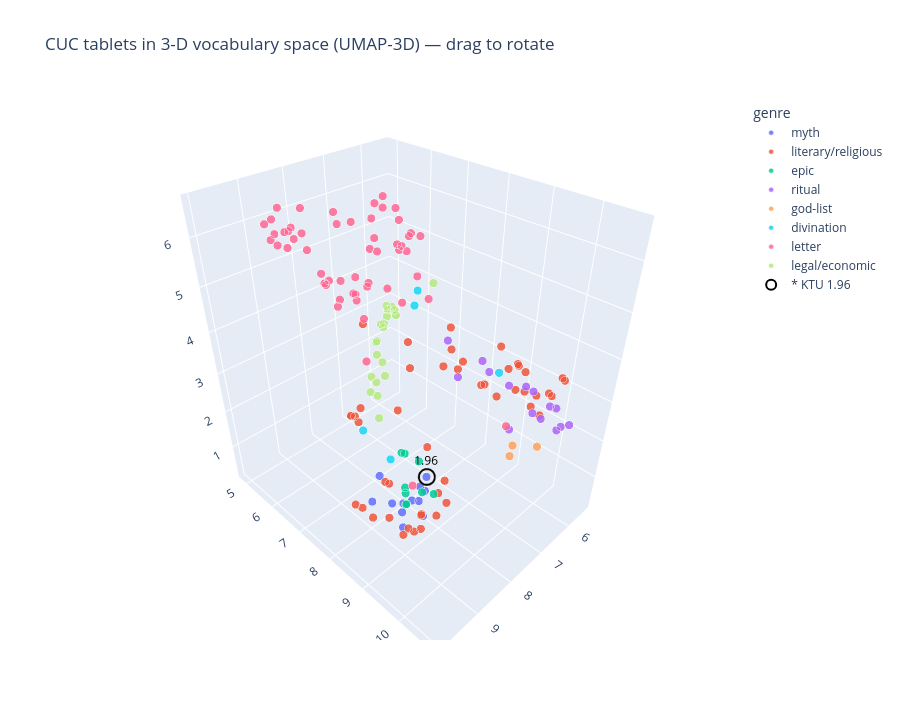

Source (notebook cell):
### Markdown cell above
### Make it 3-D

Two dimensions force the map to flatten things that may really sit apart. **Add a third axis** and rotate it with the mouse — genres that overlap in 2-D sometimes peel apart in 3-D (and sometimes the extra axis just spreads the same blob). This reuses your `NEIGHBORS` from the cell above, so tweak those and re-run.

**Spin it and ask:**
- Do **letters** stay one tight ball while **myth / ritual / divination** stretch along their own directions?
- Does the 3rd axis *reveal* a real split, or merely *inflate* the 2-D picture? Compare with the map in §3.
- Trust structure that survives **2-D, 3-D, and several `NEIGHBORS` values** — if a cluster only shows up once, be suspicious.

### Code cell
# === ✍️ Your turn — the 3-D map (drag to rotate) ===
# ✍️ Spotlight one tablet — change this and re-run THIS cell.
# Refer to a tablet by KTU number, excavation (RS) number, or part of its title:
#   "KTU 1.96"   "RS 3.341"   "1.4"   "Baal"   "letter"
HIGHLIGHT = "KTU 1.96"   # contested genre: filed as "myth", but maybe an evil-eye charm — see the note below
import plotly.express as px
warnings.filterwarnings("ignore", message="FNV hashing is not implemented in Numba.*")
warnings.filterwarnings("ignore", message="n_jobs value 1 overridden.*")

sample3 = [t for t in texts if len(t["tokens"]) >= 30]
labels3, docs3 = corpus_as_documents(sample3)
X3 = TfidfVectorizer(token_pattern=r"[^\s]+").fit_transform(docs3)

try:
    import umap
    xyz = umap.UMAP(n_components=3, n_neighbors=NEIGHBORS, min_dist=0.25,
                    metric="cosine", random_state=42).fit_transform(X3.toarray())
    METHOD3 = "UMAP-3D"
except Exception as e:
    from sklearn.decomposition import PCA
    xyz = PCA(n_components=3, random_state=42).fit_transform(X3.toarray()); METHOD3 = "PCA-3D"

df3 = cuc_frame(sample3, x=xyz[:, 0], y=xyz[:, 1], z=xyz[:, 2])
fig = px.scatter_3d(df3, x="x", y="y", z="z", color="genre",
                    title=f"CUC tablets in 3-D vocabulary space ({METHOD3}) — drag to rotate",
                    **hover_config(z=True))
fig.update_traces(marker=dict(size=5, opacity=0.85, line=dict(width=0.5, color="white")))
fig.update_layout(height=720, legend_title_text="genre",
                  scene=dict(xaxis_title="", yaxis_title="", zaxis_title=""))
spotlight(fig, df3, HIGHLIGHT, coords=("x", "y", "z"))
fig.show()

### Figure 1 — Plotly figure (JSON) as saved in the notebook; plotly's stock layout.template omitted (floating-point values rounded to 4 significant figures; data arrays with more than 128 entries replaced by an {"elided": "..."} marker saying what was removed)
{"data": [{"customdata": [["Baal Myth First Tablet", "myth", "myth", 468, "KTU 1.1 II 1: [ḥšk . ʿṣk . ʿbṣk . ʿ]my . pʿnk<br>KTU 1.1 II 2: [tlsmn . ʿmy . twt]ḥ . išdk<br>KTU 1.1 II 3: [tk . ḫršn]r . [t]ḥmk . w št"], ["Baal Myth Second Tablet", "myth", "myth", 872, "KTU 1.2 I 1: x<br>KTU 1.2 I 2: k ṯb . x<br>KTU 1.2 I 3: at . ypʿt . b a"], ["Baal Myth Third Tablet", "myth", "myth", 1175, "KTU 1.3 I 1: al . tġl[ . ]bd[xxxxx]<br>KTU 1.3 I 2: p rdmn . ʿbd . ali[yn]<br>KTU 1.3 I 3: bʿl . sid . zbl . bʿl"], ["Baal Myth Fourth Tablet", "myth", "myth", 1622, "KTU 1.4 I 1: <br>KTU 1.4 I 2: y<br>KTU 1.4 I 3: "], ["Baal Myth Fifth Tablet", "myth", "myth", 665, "KTU 1.5 I 1: k tmḫṣ . ltn . bṯn . brḥ<br>KTU 1.5 I 2: tkly . bṯn . ʿqltn . š<br>KTU 1.5 I 3: šlyṭ . d . šbʿt . rašm"], ["Baal Myth Sixth Tablet", "myth", "myth", 1008, "KTU 1.6 I 1: l bʿl<br>KTU 1.6 I 2: ġr . b abn . td . psltm[ . b] [yʿr]<br>KTU 1.6 I 3: thdy . lḥm . w dqn . t[ṯ]l[ṯ]"], ["Shachar and Shalim and the Gracious Gods", "myth", "myth", 532, "KTU 1.23 I 1: iqra . ilm . nʿ[mm]<br>KTU 1.23 I 2: w ysmm . bn . šp<br>KTU 1.23 I 3: ytnm . qrt . l ʿly"], ["Nikkal and the Kotharat", "myth", "myth", 222, "KTU 1.24 I 1: ašr . nkl w ib . <br>KTU 1.24 I 2: ḫrḫb . mlk . qẓ . ḫrḫb . m<br>KTU 1.24 I 3: lk . aġzt . b srr . špš"], ["Myth", "myth", "myth", 141, "KTU 1.92 I 1: d ṯbil<br>KTU 1.92 I 2: ʿṯtrt ṣwd[t]<br>KTU 1.92 I 3: tlk b mdbr"], ["Incantation against Evil Eye", "myth", "myth", 58, "KTU 1.96 I 1: ʿnn . hlkt . w šnwt<br>KTU 1.96 I 2: tp . aḫh . k nʿm . aḫh . xxx<br>KTU 1.96 I 3: k ysmsm . tspi . širh"], ["Snake Bite Incantation", "myth", "myth", 481, "KTU 1.100 I 1: um . pḥl . pḥlt . bt . ʿn . bt . abn . bt . šmm . w thm<br>KTU 1.100 I 2: qrit . l špš . umh . špš . um . ql . bl . ʿm<br>KTU 1.100 I 3: il . mbk nhrm . b ʿdt . thmtm"], ["Incantation for Medical Treatment", "myth", "myth", 160, "KTU 1.114 I 1: il dbḥ . b bth . mṣd . ṣd . b qrb<br>KTU 1.114 I 2: hklh . ṣḥ . l qṣ . ilm . tlḥmn<br>KTU 1.114 I 3: ilm . w tštn . tštn ynʿd šbʿ"]], "hovertemplate": "<b>%{hovertext}</b><br><br>Genre=%{customdata[1]}<br>Title=%{customdata[0]}<br>KTU genre=%{customdata[2]}<br>Words=%{customdata[3]}<br>Text=%{customdata[4]}<extra></extra>", "hovertext": ["KTU 1.1", "KTU 1.2", "KTU 1.3", "KTU 1.4", "KTU 1.5", "KTU 1.6", "KTU 1.23", "KTU 1.24", "KTU 1.92", "KTU 1.96", "KTU 1.100", "KTU 1.114"], "legendgroup": "myth", "marker": {"color": "#636efa", "line": {"color": "white", "width": 0.5}, "opacity": 0.85, "size": 5, "symbol": "circle"}, "mode": "markers", "name": "myth", "scene": "scene", "showlegend": true, "type": "scatter3d", "x": [8.977, 8.785, 8.48, 8.266, 8.733, 8.656, 8.82, 8.328, 8.55, 8.335, 9.339, 9.432], "y": [8.623, 8.739, 8.99, 8.7, 8.65, 9.039, 8.105, 8.526, 9.095, 8.93, 9.298, 8.561], "z": [1.279, 1.221, 0.8146, 1.288, 0.8582, 1.418, 1.557, 0.8024, 1.659, 1.768, 1.421, 1.622]}, {"customdata": {"elided": "48x5 mixed values"}, "hovertemplate": "<b>%{hovertext}</b><br><br>Genre=%{customdata[1]}<br>Title=%{customdata[0]}<br>KTU genre=%{customdata[2]}<br>Words=%{customdata[3]}<br>Text=%{customdata[4]}<extra></extra>", "hovertext": ["KTU 1.7", "KTU 1.27", "KTU 1.45", "KTU 1.48", "KTU 1.49", "KTU 1.50", "KTU 1.65", "KTU 1.67", "KTU 1.69", "KTU 1.71", "KTU 1.72", "KTU 1.73", "KTU 1.79", "KTU 1.81", "KTU 1.82", "KTU 1.83", "KTU 1.84", "KTU 1.85", "KTU 1.86", "KTU 1.90", "KTU 1.91", "KTU 1.94", "KTU 1.97", "KTU 1.101", "KTU 1.104", "KTU 1.107", "KTU 1.108", "KTU 1.111", "KTU 1.113", "KTU 1.115", "KTU 1.116", "KTU 1.117", "KTU 1.126", "KTU 1.127", "KTU 1.133", "KTU 1.136", "KTU 1.139", "KTU 1.147", "KTU 1.149", "KTU 1.162", "KTU 1.166", "KTU 1.169", "KTU 1.171", "KTU 1.172", "KTU 1.173", "KTU 1.175", "KTU 1.176", "KTU 1.179"], "legendgroup": "literary/religious", "marker": {"color": "#EF553B", "line": {"color": "white", "width": 0.5}, "opacity": 0.85, "size": 5, "symbol": "circle"}, "mode": "markers", "name": "literary/religious", "scene": "scene", "showlegend": true, "type": "scatter3d", "x": [9.008, 6.753, 7.588, 7.064, 6.404, 6.543, 9.586, 6.522, 6.547, 9.941, 9.935, 6.542, 6.527, 6.412, 8.649, 8.949, 6.71, 9.859, 9.632, 7.449, 6.402, 7.986, 9.995, 8.618, 7.878, 9.181, 9.569, 5.956, 9.7, 6.731, 6.038, 7.845, 6.858, 6.1, 8.513, 6.294, 6.034, 8.274, 7.014, 6.166, 7.849, 8.361, 6.064, 8.845, 5.968, 8.975, 8.919, 8.477], "y": [8.965, 9.89, 6.355, 10.25, 9.636, 9.563, 8.447, 7.829, 7.897, 8.827, 8.723, 9.34, 8.076, 8.702, 9.1, 9.052, 7.834, 8.812, 8.609, 8.953, 6.481, 8.611, 8.793, 9.069, 8.019, 9.431, 8.725, 9.15, 8.391, 9.26, 8.76, 8.98, 10.33, 10.31, 8.047, 10.36, 9.985, 9.419, 9.079, 9.298, 8.823, 8.838, 10.07, 8.295, 9.673, 8.814, 8.468, 9.348], "z": [0.6685, 3.518, 3.817, 3.543, 3.657, 3.837, 1.486, 3.912, 3.426, 4.158, 4.1, 3.654, 3.006, 2.884, 1.058, 0.8762, 3.051, 3.98, 4.031, 4.074, 2.893, 2.119, 4.188, 0.6112, 3.677, 1.287, 1.42, 3.384, 1.617, 3.05, 3.661, 1.353, 3.271, 3.649, 1.079, 3.832, 3.138, 1.365, 3.38, 2.931, 0.8882, 0.6601, 3.136, 1.542, 2.88, 3.725, 0.7006, 1.106]}, {"customdata": [["Keret Legend First Tablet", "epic", "epic", 1054, "KTU 1.14 I 1: l krt<br>KTU 1.14 I 2: [xxxx] . mlk<br>KTU 1.14 I 3: [xxxxx]m . k"], ["Keret Legend Second Tablet", "epic", "epic", 449, "KTU 1.15 I 1: rġb . yd . mṯkt<br>KTU 1.15 I 2: mẓma . yd . mṯkt<br>KTU 1.15 I 3: tṯṯkrnn . ʿbdn"], ["Kirta Legend", "epic", "epic", 928, "KTU 1.16 I 1: l krt<br>KTU 1.16 I 2: k klb . b btk . nʿtq . k inr<br>KTU 1.16 I 3: ap . ḫštk . ap . ab . ik mtm"], ["Aqhat Legend First Tablet", "epic", "epic", 1000, "KTU 1.17 I 1: [dnil . mt . rp]i . apnk . [u]zr<br>KTU 1.17 I 2: [ilm . dnil . ]uzr . ilm . ylḥm . <br>KTU 1.17 I 3: [uzr . yšqy . ]bn . qdš . yd"], ["Aqhat Legend", "epic", "epic", 358, "KTU 1.18 I 1: [xxxxxxxxxxxxxxxxxxx]<br>KTU 1.18 I 2: [xxxxxxxxxxxxxxxxxxx]<br>KTU 1.18 I 3: [xxxxxxxxxxxxxxxxxxx]"], ["Aqhat Legend Third Tablet", "epic", "epic", 1151, "KTU 1.19 I 1: [l] aqht<br>KTU 1.19 I 2: tkrb . x[xxxxx]x . l qrb[ . q]mdym . <br>KTU 1.19 I 3: tql . ʿ[nt] [xxxxxx]xlb . tṯbr"], ["Rapiuma Legend", "epic", "epic", 88, "KTU 1.20 I 1: [r]pum . tdbḥn<br>KTU 1.20 I 2: bʿd . ilnym<br>KTU 1.20 I 3:  . km tmtm"], ["Rapiuma Legend", "epic", "epic", 54, "KTU 1.21 II 1: mrzʿy . lk bty<br>KTU 1.21 II 2: [b]ty . aṣḥkm . iqra<br>KTU 1.21 II 3: [h]kly . aṯrh . rpum"], ["Rapiuma Legend", "epic", "epic", 249, "KTU 1.22 I 1: šmrn . xx<br>KTU 1.22 I 2: h . hn bnk . hn x<br>KTU 1.22 I 3: bn bn . aṯrk . hn[ . ]ġz[r] [xx]xd"]], "hovertemplate": "<b>%{hovertext}</b><br><br>Genre=%{customdata[1]}<br>Title=%{customdata[0]}<br>KTU genre=%{customdata[2]}<br>Words=%{customdata[3]}<br>Text=%{customdata[4]}<extra></extra>", "hovertext": ["KTU 1.14", "KTU 1.15", "KTU 1.16", "KTU 1.17", "KTU 1.18", "KTU 1.19", "KTU 1.20", "KTU 1.21", "KTU 1.22"], "legendgroup": "epic", "marker": {"color": "#00cc96", "line": {"color": "white", "width": 0.5}, "opacity": 0.85, "size": 5, "symbol": "circle"}, "mode": "markers", "name": "epic", "scene": "scene", "showlegend": true, "type": "scatter3d", "x": [8.111, 8.211, 8.126, 8.239, 8.083, 8.033, 8.131, 8.142, 8.002], "y": [8.01, 8.204, 8.521, 8.238, 8.909, 8.534, 8.167, 8.165, 8.014], "z": [1.657, 1.826, 1.77, 0.9093, 1.093, 0.835, 0.2817, 0.2687, 0.4019]}, {"customdata": [["List of offerings with names of gods", "ritual", "ritual", 140, "KTU 1.39 I 1: dqt . ṯʿ . ynt . ṯʿm . dqt . ṯʿm<br>KTU 1.39 I 2: mtntm w kbd . alp . š . l il<br>KTU 1.39 I 3: gdlt . ilhm . kṯkmn . w šnm . dqt"], ["Expiatory Ritual", "ritual", "ritual", 436, "KTU 1.40 I 1: w npy<br>KTU 1.40 I 2: [w] npy . u[grt]<br>KTU 1.40 I 3: y . ulp . "], ["Vintage Ritual", "ritual", "ritual", 346, "KTU 1.41 I 1: b yrḫ . [riš] [yn . b] [ym . ḥdṯ]<br>KTU 1.41 I 2: šmtr . [uṯkl . l] [il . šlmm]<br>KTU 1.41 I 3: b ṯlṯṯ ʿ[šrt . yrtḫṣ . mlk . brr]"], ["Palace Ritual Sacrifice", "ritual", "ritual", 118, "KTU 1.43 I 1: k tʿrb . ʿṯtrt . ḫr . gb<br>KTU 1.43 I 2: bt mlk . ʿšr . ʿšr . b gb . bt . ilm<br>KTU 1.43 I 3: kbkbm . x trmt . "], ["Ritual Purification", "ritual", "ritual", 131, "KTU 1.46 I 1: [b] [ym] [ḥd]ṯ . slḫ . npš . ṯʿ w[ṯn] kbdm<br>KTU 1.46 I 2: [šl]mm . ṯn šm . w alp . l[dg]n<br>KTU 1.46 I 3: š . il š . bʿl š . dgn š"], ["A list of sacrifices beginning with the month Ra'shu-yeni", "ritual", "ritual", 348, "KTU 1.87 I 1: [b] [y]rḫ . rišyn . b ym . ḥdṯ<br>KTU 1.87 I 2: [šmt]r . uṯlkl . l il . šlmm<br>KTU 1.87 I 3: b[ṯlṯt] . ʿšrt . yrtḥṣ . mlk"], ["A list of sacrifices", "ritual", "ritual", 111, "KTU 1.105 I 1: [b] ġb . ršp mhbn š<br>KTU 1.105 I 2: šrp . w ṣp ḫršḫ<br>KTU 1.105 I 3: ʿlm . b ġb ḫyr"], ["A list of sacrifices", "ritual", "ritual", 122, "KTU 1.106 I 1: l ršp . ḥgb . ʿṣrm<br>KTU 1.106 I 2: l inš . ilm . šrp<br>KTU 1.106 I 3: ydbil . gdlt . ya"], ["List of Sacrifices", "ritual", "ritual", 170, "KTU 1.109 I 1: b arbʿt . ʿšr[t]<br>KTU 1.109 I 2: yrtḥṣ . mlk . b[rr]<br>KTU 1.109 I 3: b ym . mlat"], ["List of Sacrifices", "ritual", "ritual", 149, "KTU 1.112 I 1: b yrḫ . ḫy[r . b] [ym]<br>KTU 1.112 I 2: ḥdṯ . ḫḏrġl . x[xxx]<br>KTU 1.112 I 3: ṯn šm . ḫmnh . w ṯql"], ["Ritual Calendar for the Month of Ibaalat and Another Month and a Prayer for Ugarit under Siege", "ritual", "ritual", 176, "KTU 1.119 I 1: b yrḫ . ibʿlt . b ym[ . ]šbʿ<br>KTU 1.119 I 2: š . l bʿl . rʿkt . b[xx] [xxx] [xx]<br>KTU 1.119 I 3: w bt . bʿl . ugrt[ . xx] . š[xx]y"], ["A list of sacrifices", "ritual", "ritual", 93, "KTU 1.130 I 1: x<br>KTU 1.130 I 2: [l] š x<br>KTU 1.130 I 3: l bʿl š"], ["Offerings to Hurrian gods", "ritual", "ritual", 74, "KTU 1.132 I 1: b tšʿ ʿšrh<br>KTU 1.132 I 2: trbd . ʿrš[ . ]pd<br>KTU 1.132 I 3: ry . b bt . mlk"], ["Royal Funerary Text", "ritual", "ritual", 134, "KTU 1.161 I 1: spr . dbḥ . ẓlm<br>KTU 1.161 I 2: qritm . rpim . a[rṣ]<br>KTU 1.161 I 3: qbitm . qbṣ . dd[n]"], ["KTU 1.168", "ritual", "ritual", 54, "KTU 1.168 I 1: [i]d . yph . mlk . ršp . <br>KTU 1.168 I 2: ḥgb . ap . w npš<br>KTU 1.168 I 3: ksp . w ḫrṣ . kmm"]], "hovertemplate": "<b>%{hovertext}</b><br><br>Genre=%{customdata[1]}<br>Title=%{customdata[0]}<br>KTU genre=%{customdata[2]}<br>Words=%{customdata[3]}<br>Text=%{customdata[4]}<extra></extra>", "hovertext": ["KTU 1.39", "KTU 1.40", "KTU 1.41", "KTU 1.43", "KTU 1.46", "KTU 1.87", "KTU 1.105", "KTU 1.106", "KTU 1.109", "KTU 1.112", "KTU 1.119", "KTU 1.130", "KTU 1.132", "KTU 1.161", "KTU 1.168"], "legendgroup": "ritual", "marker": {"color": "#ab63fa", "line": {"color": "white", "width": 0.5}, "opacity": 0.85, "size": 5, "symbol": "circle"}, "mode": "markers", "name": "ritual", "scene": "scene", "showlegend": true, "type": "scatter3d", "x": [6.667, 6.609, 6.627, 7.295, 6.443, 6.527, 6.213, 6.685, 6.072, 6.924, 6.746, 6.381, 6.443, 7.527, 7.11], "y": [10.62, 8.157, 10.52, 9.278, 9.928, 10.33, 9.569, 10.7, 9.661, 10.41, 9.641, 9.281, 10.74, 8.637, 9.313], "z": [2.97, 2.888, 3.407, 4.172, 2.85, 3.287, 3.178, 3.115, 3.03, 3.268, 2.448, 3.139, 3.031, 4.422, 3.853]}, {"customdata": [["Pantheon list of gods of Ugarit", "god-list", "god-list", 43, "KTU 1.47 I 1: il . ṣpn<br>KTU 1.47 I 2: ilib<br>KTU 1.47 I 3: il"], ["List (gods), list (names)", "god-list", "god-list", 34, "KTU 1.102 I 1: il bt<br>KTU 1.102 I 2: ušḫry<br>KTU 1.102 I 3: ym . bʿl"], ["Deity List", "god-list", "god-list", 40, "KTU 1.118 I 1: ilidb<br>KTU 1.118 I 2: il<br>KTU 1.118 I 3: dgn"]], "hovertemplate": "<b>%{hovertext}</b><br><br>Genre=%{customdata[1]}<br>Title=%{customdata[0]}<br>KTU genre=%{customdata[2]}<br>Words=%{customdata[3]}<br>Text=%{customdata[4]}<extra></extra>", "hovertext": ["KTU 1.47", "KTU 1.102", "KTU 1.118"], "legendgroup": "god-list", "marker": {"color": "#FFA15A", "line": {"color": "white", "width": 0.5}, "opacity": 0.85, "size": 5, "symbol": "circle"}, "mode": "markers", "name": "god-list", "scene": "scene", "showlegend": true, "type": "scatter3d", "x": [6.97, 6.889, 7.127], "y": [9.913, 10.4, 9.977], "z": [2.339, 2.568, 2.209]}, {"customdata": [["Malformed Animal Fetuses", "divination", "divination", 333, "KTU 1.103 I 1: ṯknt ṣin . [k] [t]ld at . abn . madtn tqln b ḥwt<br>KTU 1.103 I 2: ʿlh nḥ[š . ]yaṯr yld . bhmth tʿṭpn<br>KTU 1.103 I 3: gm šš[xx . rġ]bn ykn b ḥwt"], ["Protocol for Necromancy", "divination", "divination", 64, "KTU 1.124 I 1: k ymġy . adn<br>KTU 1.124 I 2: ilm . rbm . ʿm dtn<br>KTU 1.124 I 3: w yšal . mṯpẓ . yld"], ["Omen (shumma izbu)", "divination", "divination", 31, "KTU 1.140 I 1: k t[ld] [aṯt]<br>KTU 1.140 I 2: ḥw[t]<br>KTU 1.140 I 3: k tld[aṯt]"], ["KTU 1.163", "divination", "divination", 81, "KTU 1.163 I 1: [hm . xxxxxxxx]x . l x[xxxx]xx . bhm[tn . ]tḫlq<br>KTU 1.163 I 2: [hm . yrḫ] [xxx] . b ḥdṯ yrḫ . bnšm<br>KTU 1.163 I 3: [xxxxxxxx]n . thbẓn"], ["KTU 1.164", "divination", "divination", 74, "KTU 1.164 I 1: id . ydbḥ . mlk b ḫmn<br>KTU 1.164 I 2: [xx]ś[x] . w šinm . l yšt<br>KTU 1.164 I 3: [i]d . ydbḥ . mlk . l ilib"]], "hovertemplate": "<b>%{hovertext}</b><br><br>Genre=%{customdata[1]}<br>Title=%{customdata[0]}<br>KTU genre=%{customdata[2]}<br>Words=%{customdata[3]}<br>Text=%{customdata[4]}<extra></extra>", "hovertext": ["KTU 1.103", "KTU 1.124", "KTU 1.140", "KTU 1.163", "KTU 1.164"], "legendgroup": "divination", "marker": {"color": "#19d3f3", "line": {"color": "white", "width": 0.5}, "opacity": 0.85, "size": 5, "symbol": "circle"}, "mode": "markers", "name": "divination", "scene": "scene", "showlegend": true, "type": "scatter3d", "x": [6.851, 9.739, 6.953, 8.219, 7.085], "y": [7.21, 8.773, 7.222, 7.787, 9.515], "z": [4.64, 3.707, 4.347, 1.4, 3.923]}, {"customdata": {"elided": "54x5 mixed values"}, "hovertemplate": "<b>%{hovertext}</b><br><br>Genre=%{customdata[1]}<br>Title=%{customdata[0]}<br>KTU genre=%{customdata[2]}<br>Words=%{customdata[3]}<br>Text=%{customdata[4]}<extra></extra>", "hovertext": ["KTU 2.3", "KTU 2.4", "KTU 2.10", "KTU 2.11", "KTU 2.13", "KTU 2.14", "KTU 2.16", "KTU 2.17", "KTU 2.21", "KTU 2.23", "KTU 2.26", "KTU 2.30", "KTU 2.31", "KTU 2.32", "KTU 2.33", "KTU 2.34", "KTU 2.35", "KTU 2.36", "KTU 2.38", "KTU 2.39", "KTU 2.40", "KTU 2.41", "KTU 2.42", "KTU 2.44", "KTU 2.46", "KTU 2.47", "KTU 2.49", "KTU 2.50", "KTU 2.62", "KTU 2.63", "KTU 2.64", "KTU 2.68", "KTU 2.70", "KTU 2.71", "KTU 2.72", "KTU 2.73", "KTU 2.77", "KTU 2.82", "KTU 2.84", "KTU 2.85", "KTU 2.86", "KTU 2.87", "KTU 2.88", "KTU 2.89", "KTU 2.90", "KTU 2.97", "KTU 2.98", "KTU 2.99", "KTU 2.100", "KTU 2.101", "KTU 2.103", "KTU 2.104", "KTU 2.107", "KTU 2.108"], "legendgroup": "letter", "marker": {"color": "#FF6692", "line": {"color": "white", "width": 0.5}, "opacity": 0.85, "size": 5, "symbol": "circle"}, "mode": "markers", "name": "letter", "scene": "scene", "showlegend": true, "type": "scatter3d", "x": [7.974, 8.213, 8.506, 8.593, 8.882, 8.156, 9.056, 7.404, 8.843, 7.167, 5.383, 9.114, 8.337, 7.039, 7.815, 8.897, 7.621, 7.494, 8.431, 7.672, 7.204, 8.198, 7.171, 6.686, 8.374, 6.956, 7.001, 7.462, 8.121, 7.314, 7.486, 8.165, 7.359, 8.59, 9.174, 7.258, 7.495, 7.735, 8.439, 8.916, 7.571, 8.108, 8.063, 8.077, 8.015, 7.318, 6.902, 7.522, 9.141, 8.229, 8.077, 8.117, 8.409, 8.395], "y": [6.633, 7.306, 6.315, 5.975, 5.833, 5.326, 5.728, 7.263, 5.82, 7.33, 5.264, 5.923, 6.605, 6.253, 6.919, 5.711, 7.437, 6.434, 5.443, 6.3, 7.057, 6.846, 7.223, 9.524, 5.299, 7.296, 7.41, 6.592, 7.025, 6.488, 6.934, 6.369, 6.805, 5.528, 5.815, 6.767, 7.418, 6.591, 8.655, 5.551, 6.813, 5.86, 6.319, 6.737, 6.705, 7.093, 7.012, 8.136, 5.617, 6.528, 5.863, 5.393, 6.407, 6.607], "z": [4.768, 5.348, 5.282, 6.483, 6.072, 5.673, 6.333, 5.711, 5.748, 5.986, 3.009, 5.918, 4.783, 5.229, 5.752, 6.498, 5.946, 4.68, 5.677, 4.382, 6.172, 4.954, 5.596, 2.424, 5.845, 5.024, 5.902, 6.141, 4.448, 5.674, 6.45, 6.4, 6.594, 5.912, 6.006, 4.672, 5.868, 3.069, 1.405, 5.956, 6.52, 4.764, 4.975, 6.295, 5.177, 6.439, 5.749, 5.08, 6.235, 6.24, 4.721, 5.329, 5.137, 4.655]}, {"customdata": [["work copy of treaty of Niqmaddu of Ugarit with the Hittites", "legal/economic", "legal/economic", 143, "KTU 3.1 I 1: <br>KTU 3.1 I 2: ʿm<br>KTU 3.1 I 3: mġ[y]"], ["Royal grant of property (Schenkungsurkunde)", "legal/economic", "legal/economic", 53, "KTU 3.2 I 1: l ym . hnd<br>KTU 3.2 I 2: ʿmṯtmr<br>KTU 3.2 I 3: bn . nqmpʿ"], ["Multiple guarantee on behalf of an individual", "legal/economic", "legal/economic", 31, "KTU 3.3 I 1: spr . ʿrbnm<br>KTU 3.3 I 2: dt . ʿrb<br>KTU 3.3 I 3: b . mtn . bn . ayaḫ"], ["Record of redemption of unt obligation", "legal/economic", "legal/economic", 50, "KTU 3.4 I 1: l . ym hnd<br>KTU 3.4 I 2: iwrkl . pdy<br>KTU 3.4 I 3: agdn . bn . nwgn"], ["Royal grant of property (Schenkungsurkunde)", "legal/economic", "legal/economic", 63, "KTU 3.5 I 1: l ym . hnd<br>KTU 3.5 I 2: ʿmṯtmr . bn<br>KTU 3.5 I 3: nqmpʿ . mlk"], ["List (persons entering into the contractual obligation called unt )", "legal/economic", "legal/economic", 48, "KTU 3.7 I 1: mṣry . d . ʿrb . b . unṯ<br>KTU 3.7 I 2: bn . qrrn . mḏrġl<br>KTU 3.7 I 3: bn . tran . mḏrġl"], ["Multiple guarantee on behalf of two individuals", "legal/economic", "legal/economic", 40, "KTU 3.8 I 1: tldn<br>KTU 3.8 I 2: ṯrkn<br>KTU 3.8 I 3: kli"], ["[Varia 14], Marzeah Text", "legal/economic", "legal/economic", 45, "KTU 3.9 I 1: mrzḥ<br>KTU 3.9 I 2: d qny<br>KTU 3.9 I 3: šmmn"], ["KTU 3.10", "legal/economic", "legal/economic", 73, "KTU 3.10 I 1: spxrn . mnḥ . dbd . mnny<br>KTU 3.10 I 2: mit . ksp . ʿl . bn . rqdn<br>KTU 3.10 I 3: ʿšrt . ksp . ʿl . śzn . ḫbty"], ["KTU 3.12", "legal/economic", "legal/economic", 43, "KTU 3.12 I 1: l . yiḫd ṣṭqšlm<br>KTU 3.12 I 2: b unṯ . km . špš<br>KTU 3.12 I 3: d brt . kmt . "], ["KTU 3.13", "legal/economic", "legal/economic", 109, "KTU 3.13 I 1: xxx . rušy . ṯmnym . ksp . ḫmšt<br>KTU 3.13 I 2: w . arbʿ . kkr . ʿl . bn . xx<br>KTU 3.13 I 3: w . ṯlṯ . šmn . "], ["KTU 3.16", "legal/economic", "legal/economic", 39, "KTU 3.16 I 1: xxx<br>KTU 3.16 I 2:  . ʿl . ṯnyx<br>KTU 3.16 I 3: [yr]ḫ . ḫyr . bth . a"], ["KTU 3.20", "legal/economic", "legal/economic", 31, "KTU 3.20 I 1: rišym . dt . ʿrb<br>KTU 3.20 I 2: b . bnšhm<br>KTU 3.20 I 3: ḏmry . w . pṯpṯ . ʿrb"], ["KTU 3.21", "legal/economic", "legal/economic", 48, "KTU 3.21 I 1: [ṯl]ṯm . ksp . ʿl<br>KTU 3.21 I 2: [b]n . bly . gbʿly<br>KTU 3.21 I 3: [y]pḥ . annṯb"], ["Legal; a series of debt notes with witnesses involved; record, quantities of silver and tools owed by individuals (formerly KTU2 4.632)", "legal/economic", "legal/economic", 54, "KTU 3.23 I 1: ḫmšt . ʿšr[t]<br>KTU 3.23 I 2: ksp . ʿl . agd[ṯ]b<br>KTU 3.23 I 3: w nit w mʿṣd"], ["KTU 3.28", "legal/economic", "legal/economic", 54, "KTU 3.28 I 1: arbʿm<br>KTU 3.28 I 2: ksp[ . ] ʿl . uln<br>KTU 3.28 I 3: miḫdy . ypḥ"], ["KTU 3.29", "legal/economic", "legal/economic", 60, "KTU 3.29 I 1: arbʿm . ksp<br>KTU 3.29 I 2: w . ḫlpn<br>KTU 3.29 I 3: ʿl . uln"], ["KTU 3.30", "legal/economic", "legal/economic", 61, "KTU 3.30 I 1: spr . ksp<br>KTU 3.30 I 2: mnny<br>KTU 3.30 I 3: ṯṯm . ksp"], ["KTU 3.32", "legal/economic", "legal/economic", 89, "KTU 3.32 I 1: l . ym . hnd<br>KTU 3.32 I 2: l . pn . ʿmṯtmr<br>KTU 3.32 I 3: bn . nqmpʿ"], ["KTU 3.33", "legal/economic", "legal/economic", 54, "KTU 3.33 I 1: ġr . agny<br>KTU 3.33 I 2: d . ptḥ . ybnn<br>KTU 3.33 I 3: yd . ʿpsh"]], "hovertemplate": "<b>%{hovertext}</b><br><br>Genre=%{customdata[1]}<br>Title=%{customdata[0]}<br>KTU genre=%{customdata[2]}<br>Words=%{customdata[3]}<br>Text=%{customdata[4]}<extra></extra>", "hovertext": ["KTU 3.1", "KTU 3.2", "KTU 3.3", "KTU 3.4", "KTU 3.5", "KTU 3.7", "KTU 3.8", "KTU 3.9", "KTU 3.10", "KTU 3.12", "KTU 3.13", "KTU 3.16", "KTU 3.20", "KTU 3.21", "KTU 3.23", "KTU 3.28", "KTU 3.29", "KTU 3.30", "KTU 3.32", "KTU 3.33"], "legendgroup": "legal/economic", "marker": {"color": "#B6E880", "line": {"color": "white", "width": 0.5}, "opacity": 0.85, "size": 5, "symbol": "circle"}, "mode": "markers", "name": "legal/economic", "scene": "scene", "showlegend": true, "type": "scatter3d", "x": [7.245, 7.536, 6.095, 7.488, 7.605, 6.402, 6.006, 5.994, 5.618, 7.722, 5.684, 5.399, 6.3, 5.814, 5.698, 5.752, 5.792, 5.449, 7.453, 7.876], "y": [7.989, 6.501, 5.067, 6.602, 6.755, 5.424, 4.997, 5.224, 5.0, 6.664, 5.307, 4.914, 5.499, 5.172, 5.04, 4.877, 5.033, 5.106, 6.842, 7.084], "z": [5.243, 2.527, 2.103, 2.405, 2.181, 2.048, 2.064, 2.561, 2.808, 2.295, 2.947, 2.763, 1.817, 2.766, 2.959, 2.389, 2.502, 2.622, 2.68, 1.903]}, {"hoverinfo": "skip", "marker": {"color": "black", "line": {"width": 2}, "size": 10, "symbol": "circle-open"}, "mode": "markers+text", "name": "* KTU 1.96", "showlegend": true, "text": ["1.96"], "textfont": {"color": "black", "size": 12}, "textposition": "top center", "type": "scatter3d", "x": [8.335], "y": [8.93], "z": [1.768]}], "layout": {"height": 720, "legend": {"title": {"text": "genre"}, "tracegroupgap": 0}, "scene": {"domain": {"x": [0, 1], "y": [0, 1]}, "xaxis": {"title": {"text": ""}}, "yaxis": {"title": {"text": ""}}, "zaxis": {"title": {"text": ""}}}, "title": {"text": "CUC tablets in 3-D vocabulary space (UMAP-3D) — drag to rotate"}}}
